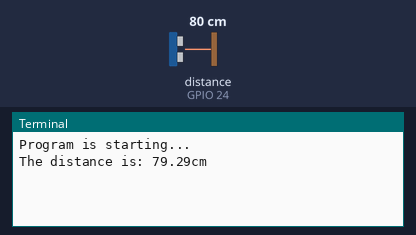
Bench run of a program on a simulated Raspberry Pi (BCM pin numbers). Shown: the last lines printed to the terminal. The test bench sets the inputs (shaded band); at power-on: distance to the obstacle (sensor on GPIO 24) 80 cm. The echo pulse lasts 58.3 µs per cm.

Above: at 1.2 s.
1.3 s: distance to the obstacle (sensor on GPIO 24) set to 2 cm
At 3.7 s:
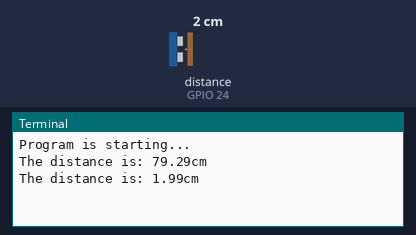
4.1 s: distance to the obstacle (sensor on GPIO 24) set to 4 cm
At 7.2 s:
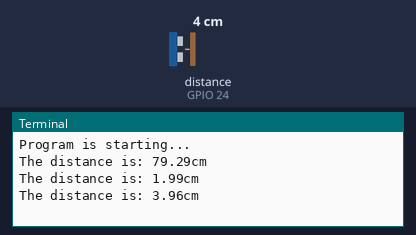
Timing chart, 0 to 8.7 s (numbered marks = the images above; inputs shaded):
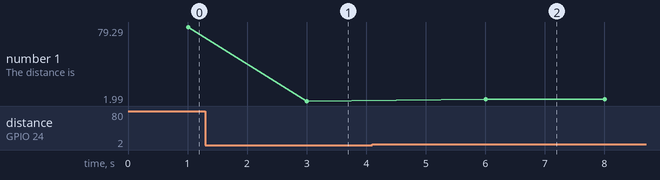

The program:

UltrasonicRanging3.py
```python
# Filename: UltrasonicRanging3.py
# Project: Freenove kit using pigpio C and Python library
# Description: read from a HC SR04 ultrasonic ranging module
# Author: JudaV
# date: october 2024

import pigpio
import time

trigPin = 23  # define trigger pin and echo pin
echoPin = 24

# connect to raspberry pi IO pins:
pi = pigpio.pi()
high_tick = None
low_tick = None


def setup():
    pi.set_mode(echoPin, pigpio.INPUT)
    pi.set_pull_up_down(echoPin, pigpio.PUD_DOWN)
    pi.set_mode(trigPin, pigpio.OUTPUT)
    pi.set_glitch_filter(echoPin, 100)


def loop():
    while True:
        time.sleep(0.5)
        trigger()
        # catch change bij callback function
        pi.callback(echoPin, pigpio.EITHER_EDGE, receive_callback)
        time.sleep(1)


def receive_callback(gpio, level, tick):
    global high_tick, low_tick

    if level == 1:  # rising edge
        high_tick = tick
    else:
        low_tick = tick  # level 0 means falling edge
    if (high_tick is not None) and (low_tick is not None):
        pulse_time = pigpio.tickDiff(high_tick, low_tick)
        high_tick = None  # start new measurement
        low_tick = None
        if pulse_time < 10000:  # filter missed ticks
            # print(f"pulse_time: {pulse_time}")
            print(f"The distance is: {(340/2)* (pulse_time/10000):.2f}cm")
        time.sleep(1)


# start measuring cycle by raising trigger pin 10us
def trigger():
    pi.write(trigPin, 0)
    time.sleep(0.50)
    pi.write(trigPin, 1)
    time.sleep(0.00001)  # 10us
    pi.write(trigPin, 0)


def destroy():
    pi.stop()
    print(f"\nbye\n")


if __name__ == "__main__":  # Program entrance
    print("Program is starting...")
    setup()
    try:
        loop()
    except KeyboardInterrupt:  # Press ctrl-c to end the program.
        destroy()
```

Measured:
- after the input at 1.3 s, the terminal: prints a new line after 1.7 s (image 1)
- after the input at 4.1 s, the terminal: prints a new line after 1.9 s (image 2)
- plotted number 1: 79.29 → 1.99 after the input at 1.3 s, 1.99 → 3.96 after the input at 4.1 s
